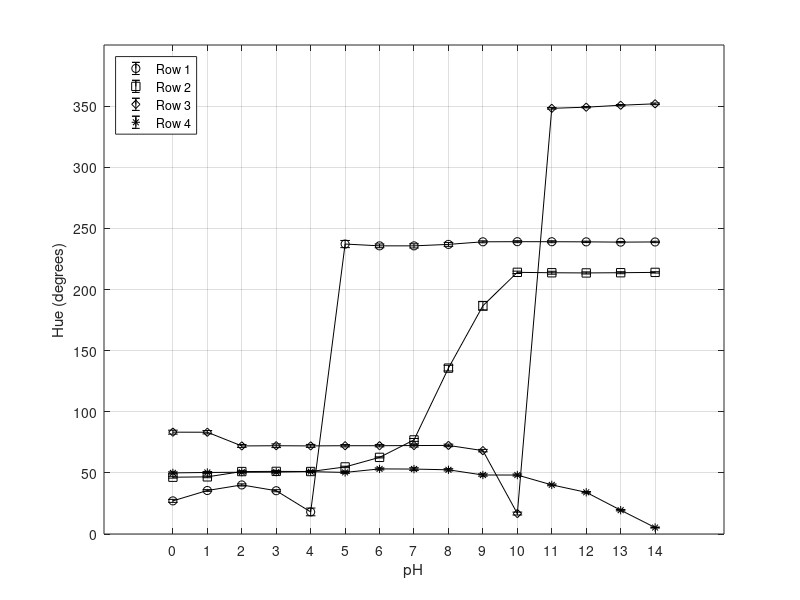
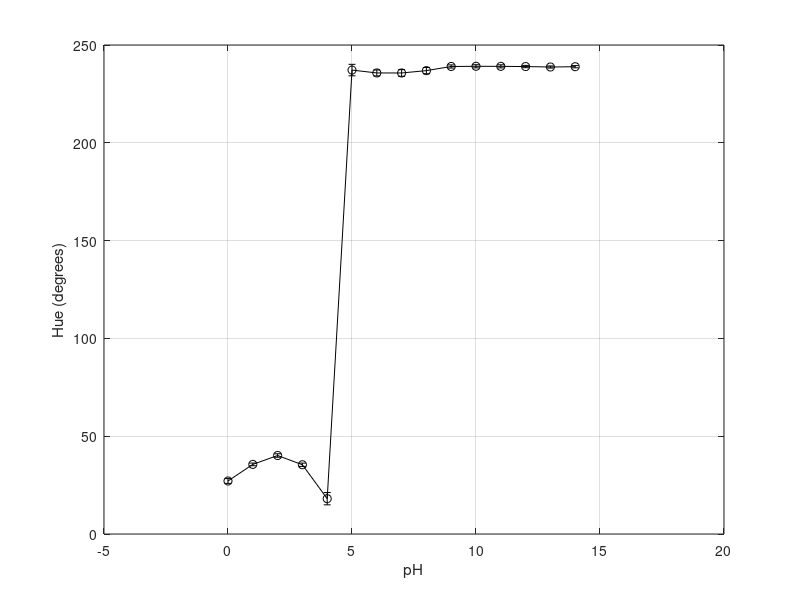
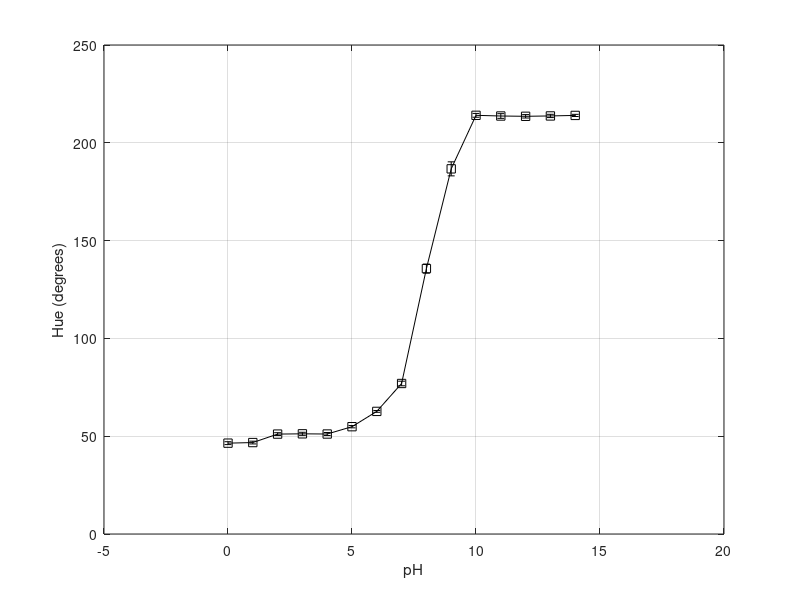
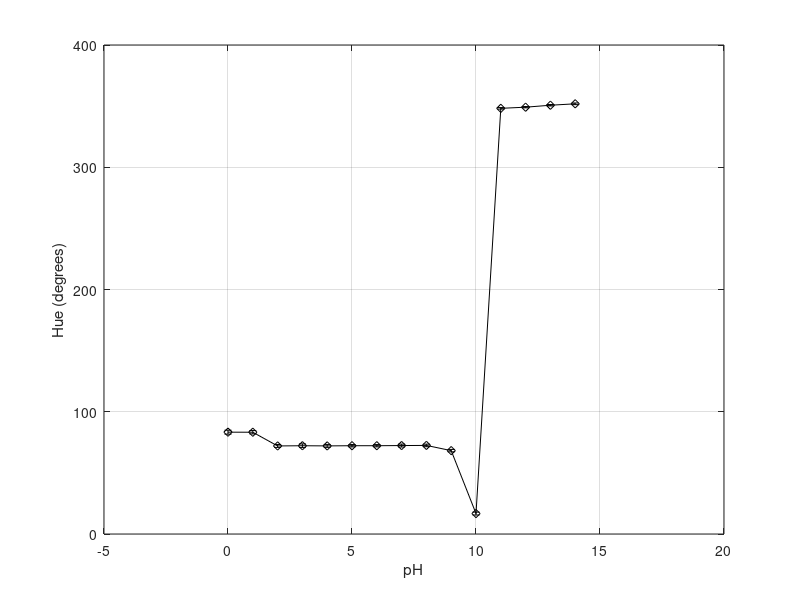

Recreate these plots in MATLAB, in order.
%hue_script Creates a hue-pH curve
%    Hue Script plots hue on the y-axis and pH on the x-axis.

% Each matrix below contains 90 entries. A row contains average hue
% values from pH 0 to pH 14. These averages were obtained from a photo of
% a pH reference sheet panel.

% There were six pictures taken, hence there are six rows.

% There are four matrices because each pH value has four panels. 

panelRowOne = [25.2 35.1 39.8 35.3 16.8 234.0 234.4 234.9 236.6 238.5 238.4 238.6 238.6 239.1 239.5;%pic one
    27.2 35.0 38.8 34.6 14.3 241.6 236.8 236.8 234.1 237.8 238.0 238.3 238.4 238.8 239.7; %pic two
    27.4 35.9 40.5 34.8 21.8 239.7 238.0 238.0 237.4 239.8 239.6 238.7 238.6 237.8 238.4; % pic three
    26.3 35.1 40.1 35.3 16.8 237.1 235.9 236.3 239.0 239.9 240.2 240.4 239.9 239.4 238.8; % pic four
    27.8 35.6 40.1 35.4 16.6 235.8 235.3 235.1 237.2 238.8 239.3 239.7 239.5 238.6 238.4; % pic five
    28.7 36.8 41.5 37.0 22.1 234.9 233.9 233.1 237.1 239.3 239.2 238.8 238.9 238.8 238.6]; %pic six

panelRowTwo = [45.8 46.1 50.6 51.2 51.2 55.0 62.8 76.7 137.0 187.6 214.1 213.2 213.4 213.8 214.0;
    45.8 46.2 50.4 50.5 50.4 54.3 62.1 76.1 139.0 183.9 212.3 211.6 212.2 212.1 213.3;
    46.9 47.0 50.9 50.5 50.2 54.3 62.7 78.2 134.1 185.4 214.3 214.5 213.4 214.1 214.4;
    46.1 46.4 51.0 51.0 51.0 54.5 62.2 75.5 133.3 193.1 215.1 215.0 214.7 214.2 214.8;
    46.4 46.8 51.2 51.5 51.6 55.5 63.0 76.7 133.7 183.1 213.8 213.8 214.3 214.4 214.0;
    47.7 48.0 52.4 52.6 52.3 55.6 63.3 78.5 137.0 187.0 214.7 214.1 213.3 213.8 213.5];

panelRowThree = [82.3 82.5 72.4 73.4 73.4 73.3 73.0 71.9 71.7 68.3 16 348.3 349.4 351.2 352.3;
    82.4 81.0 69.7 69.7 70.3 71.0 71.3 71.8 73.5 68.7 18.6 349.3 350.0 351.7 353.1;
    85.2 84.5 71.9 71.0 70.9 71.2 71.8 72.5 70.8 66.6 15.7 348.1 348.5 350.2 351.7;
    81.1 83.1 72.8 73.0 72.3 72.0 71.1 70.6 72.5 69.5 15.8 348.1 349.1 350.6 351.5;
    84.9 83.8 72.5 72.7 72.6 73.0 73.2 73.4 73.3 68.5 17.8 348.0 349.1 350.5 351.5;
    83.9 84.6 72.9 73.4 72.9 72.8 72.9 73.9 73.0 67.6 16.5 347.4 348.7 350.2 351.3];

panelRowFour = [49.0 49.6 50.1 50.5 51.0 50.4 52.9 52.6 52.2 48.3 48.5 40.6 34.0 19.4 5.6;
    49.7 49.7 49.6 49.4 50.4 50.0 53.2 53.3 53.8 49.7 49.2 40.9 34.8 20.3 5.9;
    50.5 50.5 50.3 50.1 50.1 49.3 52.4 52.0 51.8 47.5 47.6 40.4 34.1 19.8 5.1;
    49.0 49.9 50.4 50.8 50.9 50.0 52.5 52.1 51.3 47.2 47.1 39.0 33.0 18.7 4.8;
    50.6 50.7 50.8 51.0 51.4 51.1 54.0 54.0 52.7 47.8 47.9 39.6 34.1 19.0 5.1;
    51.1 51.6 51.9 52.0 52.2 51.5 54.5 54.7 53.3 49.1 49.1 40.6 34.6 19.7 5.2];

meanPanelRow1 = mean(panelRowOne);
meanPanelRow2 = mean(panelRowTwo);
meanPanelRow3 = mean(panelRowThree);
meanPanelRow4 = mean(panelRowFour);

standardDeviationPanelRow1 = std(panelRowOne);
standardDeviationPanelRow2 = std(panelRowTwo);
standardDeviationPanelRow3 = std(panelRowThree);
standardDeviationPanelRow4 = std(panelRowFour);

pH = 0:1:14;

% Plot curves on the one graph 
figure(1)

errorbar(pH,meanPanelRow1,standardDeviationPanelRow1,'k-o');

%title('Plot of Reference Sheet Average Hue Values')
xlabel("pH"); 
ylabel("Hue (degrees)");
xticks(0:14);
yticks(0:50:360);
grid on;

hold on;

errorbar(pH,meanPanelRow2,standardDeviationPanelRow2,'k-s');
errorbar(pH,meanPanelRow3,standardDeviationPanelRow3,'k-d');
errorbar(pH,meanPanelRow4,standardDeviationPanelRow4,'k-*');

legend({'Row 1','Row 2', 'Row 3', 'Row 4'},'Location','northwest');

hold off;

print('../figures/cal-curve-0','-dpng')

% Plot curves on separate graphs

figure(2);
errorbar(pH,meanPanelRow1,standardDeviationPanelRow1,'k-o');
%title('Plot of Reference Sheet Average Hue Values (Row One)')
xlabel("pH"); 
ylabel("Hue (degrees)");
grid on;
print('../figures/cal-curve-r1','-dpng')

figure(3)
errorbar(pH,meanPanelRow2,standardDeviationPanelRow2,'k-s');
%title('Plot of Reference Sheet Average Hue Values (Row Two)')
xlabel("pH"); 
ylabel("Hue (degrees)");
grid on;
print('../figures/cal-curve-r2','-dpng')

figure(4)
errorbar(pH,meanPanelRow3,standardDeviationPanelRow3,'k-d');
%title('Plot of Reference Sheet Average Hue Values (Row Three)')
xlabel("pH"); 
ylabel("Hue (degrees)");
grid on;
print('../figures/cal-curve-r3','-dpng')

figure(5)
errorbar(pH,meanPanelRow4,standardDeviationPanelRow4,'k-*');
%title('Plot of Reference Sheet Average Hue Values (Row Four)')
xlabel("pH"); 
ylabel("Hue (degrees)");
grid on;
print('../figures/cal-curve-r4','-dpng')




